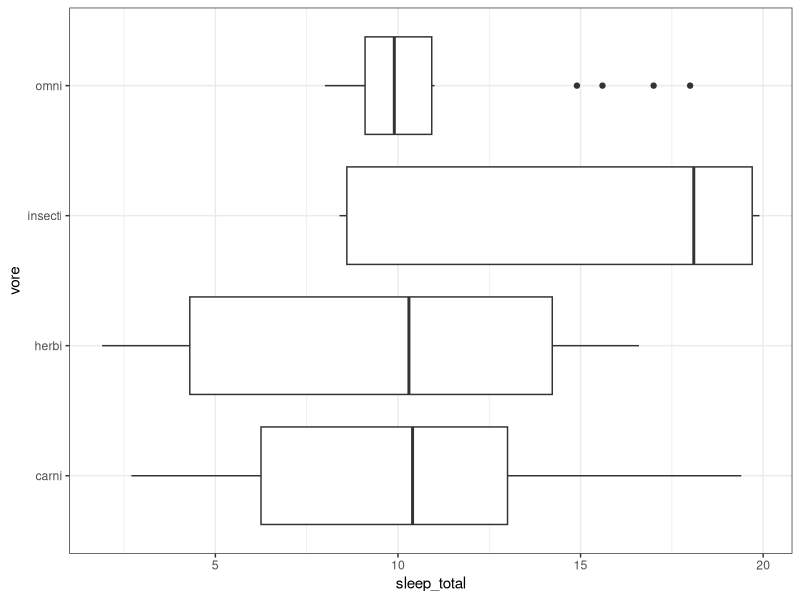
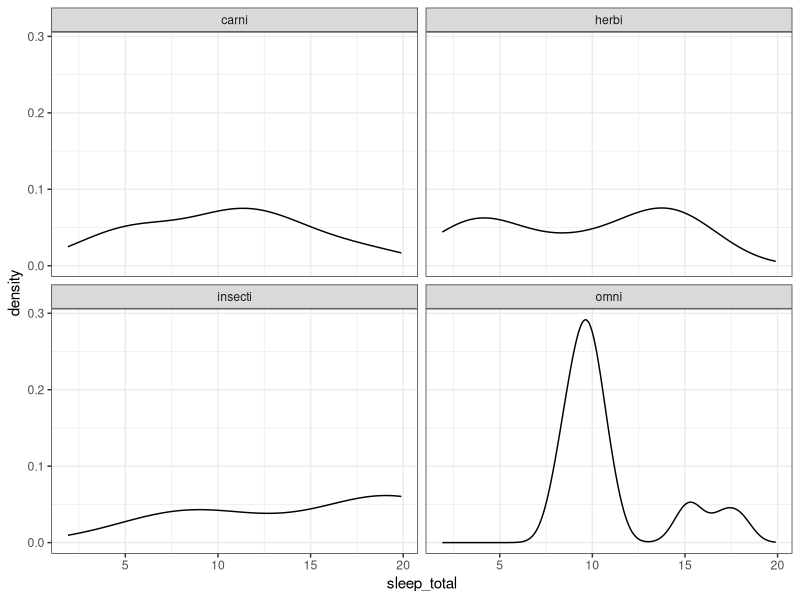
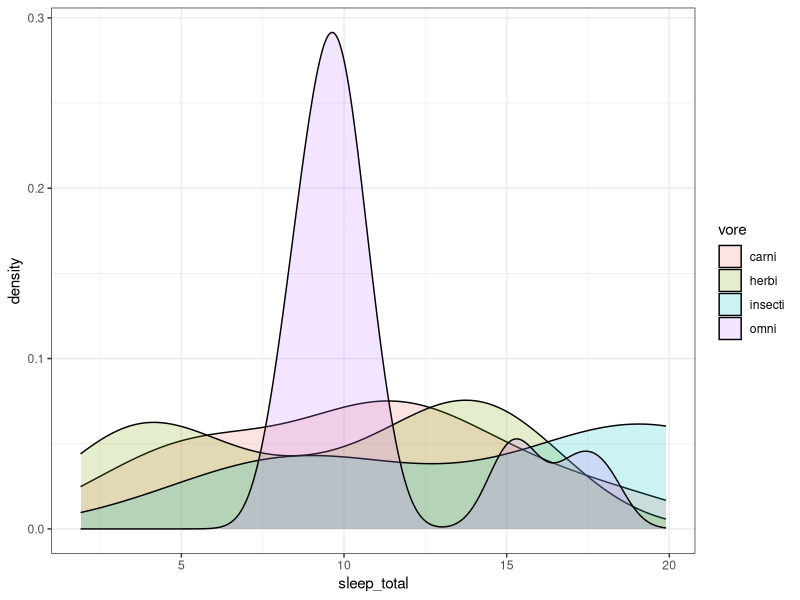

Reproduce these figures in R, in order.
library(tidyverse)

# Visualize a categorical and numeric variable together

# BOXPLOT
msleep %>%
  drop_na(vore) %>%
  ggplot(aes(vore, sleep_total)) +
  geom_boxplot()+
  coord_flip()+
  theme_bw()

# geom_boxplot created the boxplot where we can see
# how the numeric variable distributes based on the different categories


# DENSITY PLOT
# First example
msleep %>%
  drop_na(vore) %>%
  ggplot(aes(sleep_total)) +
  geom_density()+
  facet_wrap(~vore)+
  theme_bw()

# geom_density created a density plot

# Second example without face wrap
msleep %>%
  drop_na(vore) %>%
  #filter(vore == "herbi" | vore == "omni") %>%
  #filter(vore %in% c("carni", "omni")) %>%
  ggplot(aes(sleep_total, fill = vore)) +
  geom_density(alpha = 0.2)+
  theme_bw()

# the fill fills the underlaying space 
# based on the different values of the categorical value
